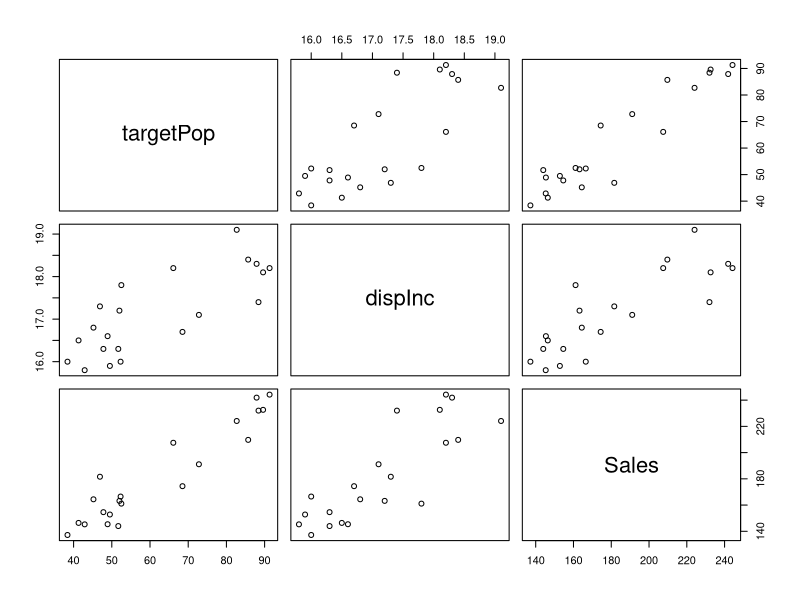

Source code (R):
dwayne <- read.table("dwaine.txt", header=T)
plot(dwayne)
lm_dwayne <- lm(Sales~targetPop+dispInc, data=dwayne)
lm_dwayne <- lm(Sales~., data=dwayne) #same
#lm(Y~.-X5-X6, data=...) to regress on all Xs except X5, X6
summary(lm_dwayne)
#we expect Y to increase by 1.4546 units when we increase X1 by 1 unit holding X2 remains constant

